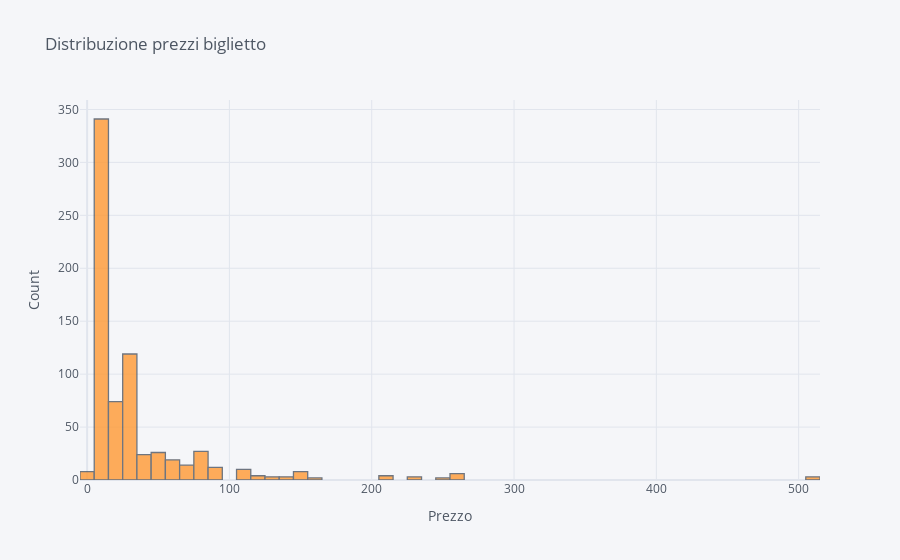

Notebook code for this chart:
### Code cell
df2["Fare"].iplot(kind = "hist", xTitle="Prezzo", yTitle="Count", title ="Distribuzione prezzi biglietto")

### Figure 1 — Plotly figure (JSON) as saved in the notebook; plotly's stock layout.template omitted (floating-point values rounded to 4 significant figures; data arrays with more than 128 entries replaced by an {"elided": "..."} marker saying what was removed)
{"data": [{"histfunc": "count", "histnorm": "", "marker": {"color": "rgba(255, 153, 51, 1.0)", "line": {"color": "#4D5663", "width": 1.3}}, "name": "Fare", "opacity": 0.8, "orientation": "v", "type": "histogram", "x": {"elided": "712 float values"}}], "layout": {"barmode": "overlay", "legend": {"bgcolor": "#F5F6F9", "font": {"color": "#4D5663"}}, "paper_bgcolor": "#F5F6F9", "plot_bgcolor": "#F5F6F9", "title": {"font": {"color": "#4D5663"}, "text": "Distribuzione prezzi biglietto"}, "xaxis": {"gridcolor": "#E1E5ED", "showgrid": true, "tickfont": {"color": "#4D5663"}, "title": {"font": {"color": "#4D5663"}, "text": "Prezzo"}, "zerolinecolor": "#E1E5ED"}, "yaxis": {"gridcolor": "#E1E5ED", "showgrid": true, "tickfont": {"color": "#4D5663"}, "title": {"font": {"color": "#4D5663"}, "text": "Count"}, "zerolinecolor": "#E1E5ED"}}}
